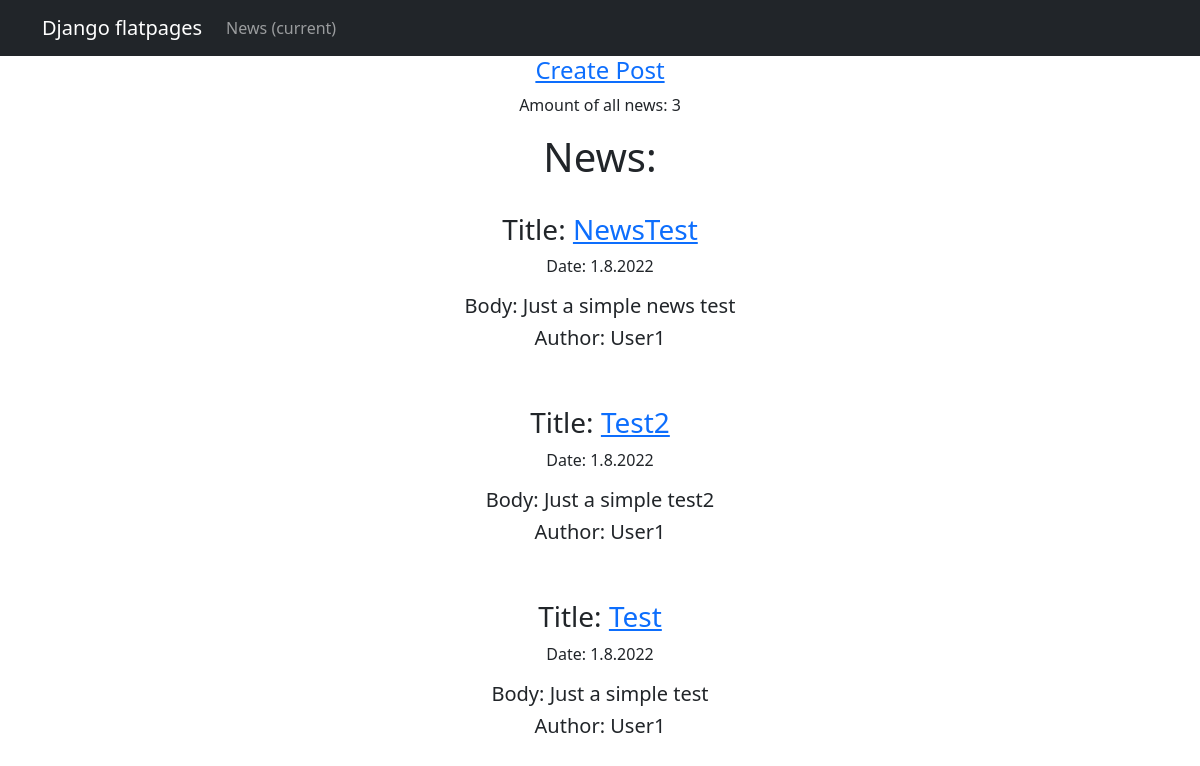
/posts/, run on an earlier commit of the app's database.
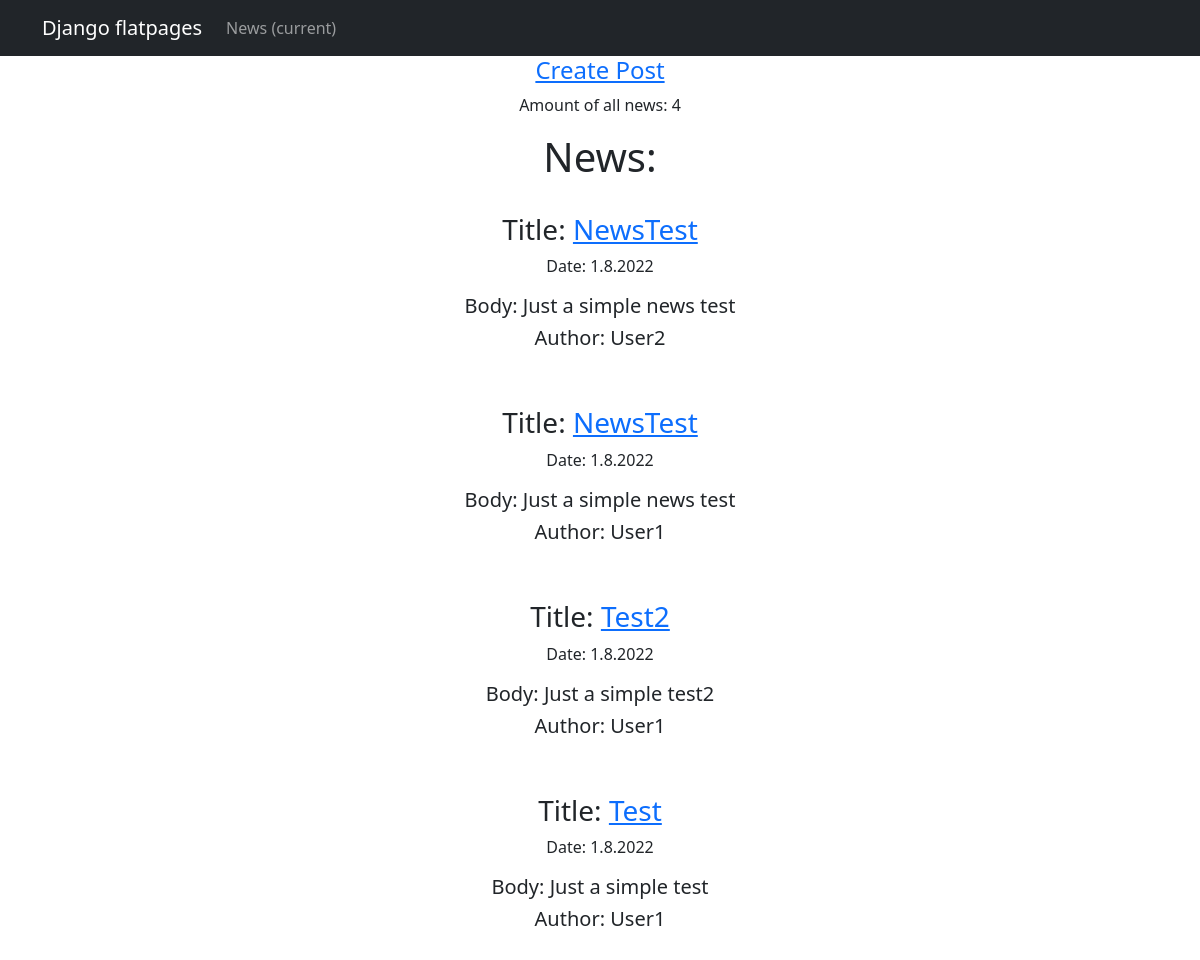
And on a later commit of the database.
### news/models.py (models this page shows, shortened)
class Post(models.Model):
    news = 'NE'
    article = 'AR'
    NEWS_OR_ARTICLE = [
        (news, 'News'),
        (article, 'Article')
    ]
    author = models.ForeignKey(Author, on_delete=models.CASCADE, default=news)
    n_or_a = models.CharField(max_length=2, choices=NEWS_OR_ARTICLE)
    create_date = models.DateTimeField(auto_now_add=True)
    category = models.ManyToManyField(Category, through='PostCategory')
    title = models.CharField(max_length=120)
    body = models.TextField()
    post_rating = models.SmallIntegerField(default=0)

class Author(models.Model):
    user_rating = models.SmallIntegerField(default=0)
    user = models.OneToOneField(User, on_delete=models.CASCADE, primary_key=True)

### news/views.py (the view)
# urls.py: path('', PostList.as_view()),
class PostList(ListView):
    model = Post
    template_name = "posts.html"
    context_object_name = "posts"
    ordering = ['-create_date']
    paginate_by = 10

### news/templatetags/news_filters.py (called while the page is built)
@register.filter(
    name='censor'
)
def censor(value):
    bad_words = ['fuck', 'bitch', 'bastard']
    if isinstance(value, str):
        for word in bad_words:
            if word in str(value):
                length = len(word)
                return str(value.replace(word, '*'*length))
            return str(value)

### templates/posts.html (shortened to what this page needs)
{% extends 'flatpages/default.html' %}
{% load news_filters %}
{% block content %}
    <a href="{% url 'post_create' %}"><h4>Create Post</h4></a>
    {% if posts %}
        <p>Amount of all news: {{ posts|length }}</p>
        <h1>News:</h1>
        <br>
        {% for post in posts %}
        <h3>Title: <a href="{% url 'post_detail' post.id%}">{{ post.title|censor }}</a></h3>
        <p>Date: {{ post.create_date.day }}.{{ post.create_date.month }}.{{ post.create_date.year }}</p>
        <h5>Body: {{ post.body|censor|truncatechars:50 }}</h5>
        <h5>Author: {{ post.author.user.username }}</h5>
            <br>
            <br>
        {% endfor %}
    {% endif %}
{% endblock content %}

### templates/flatpages/default.html (shortened to what this page needs)
{% load static %}
<html lang="en">
<head>
  <link href="{% static 'css/styles.css' %}" rel="stylesheet">
</head>
<body>
  <nav class="navbar navbar-expand-lg navbar-dark bg-dark static-top">
    <div class="container">
      <a class="navbar-brand" href="#">Django flatpages</a>
      <div class="collapse navbar-collapse" id="navbarResponsive">
        <ul class="navbar-nav ml-auto">
          <li class="nav-item active">
            <a class="nav-link" href="/news/">News
              <span class="sr-only">(current)</span>
            </a>
          </li>
        </ul>
      </div>
    </div>
  </nav>
  <div class="container">
    <div class="row">
      <div class="col-lg-12 text-center">
       {% block content %}{% endblock content %}
      </div>
    </div>
  </div>
</body>
</html>

What changed in the data, as far as the page shows it:
added Post: title|censor "NewsTest", create_date.day "1", create_date.month "8", create_date.year "2022", body|censor "Just a simple news test", author.user.username "User2"
Also different on the page:
{{ posts|length }}: "3" → "4"
